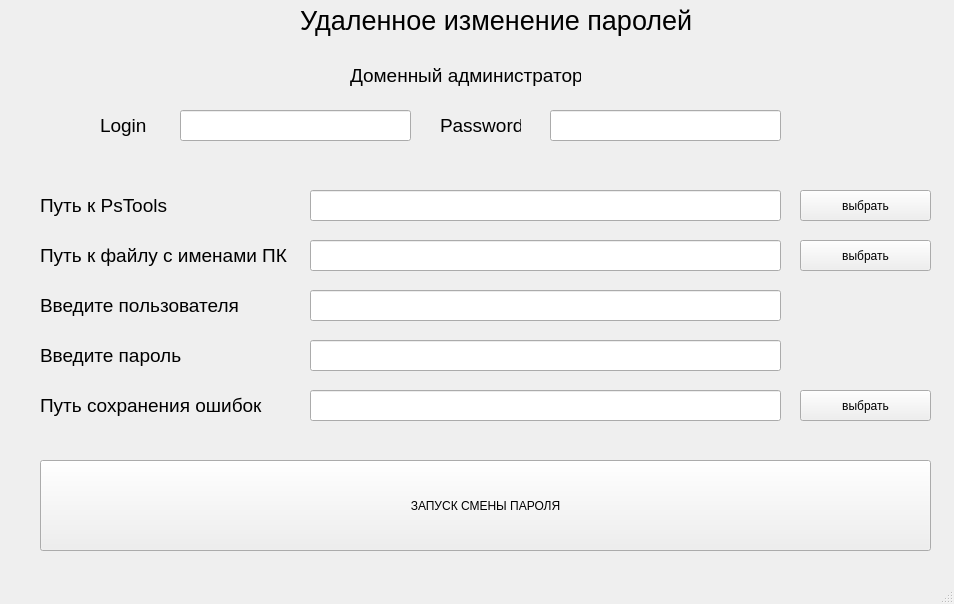
<?xml version="1.0" encoding="UTF-8"?>
<ui version="4.0">
 <class>RemoteInstall</class>
 <widget class="QMainWindow" name="RemoteInstall">
  <property name="geometry">
   <rect>
    <x>0</x>
    <y>0</y>
    <width>954</width>
    <height>604</height>
   </rect>
  </property>
  <property name="windowTitle">
   <string>MainWindow</string>
  </property>
  <widget class="QWidget" name="centralwidget">
   <widget class="QLabel" name="label">
    <property name="geometry">
     <rect>
      <x>300</x>
      <y>0</y>
      <width>411</width>
      <height>41</height>
     </rect>
    </property>
    <property name="font">
     <font>
      <pointsize>20</pointsize>
     </font>
    </property>
    <property name="text">
     <string>Удаленное изменение паролей</string>
    </property>
   </widget>
   <widget class="QLineEdit" name="lineEdit">
    <property name="geometry">
     <rect>
      <x>180</x>
      <y>110</y>
      <width>231</width>
      <height>31</height>
     </rect>
    </property>
   </widget>
   <widget class="QLineEdit" name="lineEdit_2">
    <property name="geometry">
     <rect>
      <x>550</x>
      <y>110</y>
      <width>231</width>
      <height>31</height>
     </rect>
    </property>
    <property name="echoMode">
     <enum>QLineEdit::Password</enum>
    </property>
   </widget>
   <widget class="QLabel" name="label_2">
    <property name="geometry">
     <rect>
      <x>100</x>
      <y>110</y>
      <width>51</width>
      <height>31</height>
     </rect>
    </property>
    <property name="font">
     <font>
      <pointsize>14</pointsize>
     </font>
    </property>
    <property name="text">
     <string>Login</string>
    </property>
   </widget>
   <widget class="QLabel" name="label_3">
    <property name="geometry">
     <rect>
      <x>440</x>
      <y>110</y>
      <width>81</width>
      <height>31</height>
     </rect>
    </property>
    <property name="font">
     <font>
      <pointsize>14</pointsize>
     </font>
    </property>
    <property name="text">
     <string>Password</string>
    </property>
   </widget>
   <widget class="QLineEdit" name="lineEdit_3">
    <property name="geometry">
     <rect>
      <x>310</x>
      <y>190</y>
      <width>471</width>
      <height>31</height>
     </rect>
    </property>
   </widget>
   <widget class="QLabel" name="label_4">
    <property name="geometry">
     <rect>
      <x>40</x>
      <y>190</y>
      <width>131</width>
      <height>31</height>
     </rect>
    </property>
    <property name="font">
     <font>
      <pointsize>14</pointsize>
     </font>
    </property>
    <property name="text">
     <string>Путь к PsTools</string>
    </property>
   </widget>
   <widget class="QLineEdit" name="lineEdit_4">
    <property name="geometry">
     <rect>
      <x>310</x>
      <y>240</y>
      <width>471</width>
      <height>31</height>
     </rect>
    </property>
   </widget>
   <widget class="QLabel" name="label_5">
    <property name="geometry">
     <rect>
      <x>40</x>
      <y>240</y>
      <width>251</width>
      <height>31</height>
     </rect>
    </property>
    <property name="font">
     <font>
      <pointsize>14</pointsize>
     </font>
    </property>
    <property name="text">
     <string>Путь к файлу с именами ПК</string>
    </property>
   </widget>
   <widget class="QPushButton" name="pushButton">
    <property name="geometry">
     <rect>
      <x>40</x>
      <y>460</y>
      <width>891</width>
      <height>91</height>
     </rect>
    </property>
    <property name="text">
     <string>ЗАПУСК СМЕНЫ ПАРОЛЯ</string>
    </property>
   </widget>
   <widget class="QLineEdit" name="lineEdit_5">
    <property name="geometry">
     <rect>
      <x>310</x>
      <y>290</y>
      <width>471</width>
      <height>31</height>
     </rect>
    </property>
   </widget>
   <widget class="QLabel" name="label_9">
    <property name="geometry">
     <rect>
      <x>40</x>
      <y>290</y>
      <width>201</width>
      <height>31</height>
     </rect>
    </property>
    <property name="font">
     <font>
      <pointsize>14</pointsize>
     </font>
    </property>
    <property name="text">
     <string>Введите пользователя</string>
    </property>
   </widget>
   <widget class="QPushButton" name="pushButton_2">
    <property name="geometry">
     <rect>
      <x>800</x>
      <y>190</y>
      <width>131</width>
      <height>31</height>
     </rect>
    </property>
    <property name="text">
     <string>выбрать</string>
    </property>
   </widget>
   <widget class="QPushButton" name="pushButton_3">
    <property name="geometry">
     <rect>
      <x>800</x>
      <y>240</y>
      <width>131</width>
      <height>31</height>
     </rect>
    </property>
    <property name="text">
     <string>выбрать</string>
    </property>
   </widget>
   <widget class="QLineEdit" name="lineEdit_6">
    <property name="geometry">
     <rect>
      <x>310</x>
      <y>340</y>
      <width>471</width>
      <height>31</height>
     </rect>
    </property>
   </widget>
   <widget class="QLabel" name="label_10">
    <property name="geometry">
     <rect>
      <x>40</x>
      <y>340</y>
      <width>201</width>
      <height>31</height>
     </rect>
    </property>
    <property name="font">
     <font>
      <pointsize>14</pointsize>
     </font>
    </property>
    <property name="text">
     <string>Введите пароль</string>
    </property>
   </widget>
   <widget class="QLabel" name="label_11">
    <property name="geometry">
     <rect>
      <x>350</x>
      <y>60</y>
      <width>231</width>
      <height>31</height>
     </rect>
    </property>
    <property name="font">
     <font>
      <pointsize>14</pointsize>
     </font>
    </property>
    <property name="text">
     <string>Доменный администратор</string>
    </property>
   </widget>
   <widget class="QLineEdit" name="lineEdit_7">
    <property name="geometry">
     <rect>
      <x>310</x>
      <y>390</y>
      <width>471</width>
      <height>31</height>
     </rect>
    </property>
   </widget>
   <widget class="QLabel" name="label_12">
    <property name="geometry">
     <rect>
      <x>40</x>
      <y>390</y>
      <width>251</width>
      <height>31</height>
     </rect>
    </property>
    <property name="font">
     <font>
      <pointsize>14</pointsize>
     </font>
    </property>
    <property name="text">
     <string>Путь сохранения ошибок</string>
    </property>
   </widget>
   <widget class="QPushButton" name="pushButton_4">
    <property name="geometry">
     <rect>
      <x>800</x>
      <y>390</y>
      <width>131</width>
      <height>31</height>
     </rect>
    </property>
    <property name="text">
     <string>выбрать</string>
    </property>
   </widget>
  </widget>
  <widget class="QMenuBar" name="menubar">
   <property name="geometry">
    <rect>
     <x>0</x>
     <y>0</y>
     <width>954</width>
     <height>21</height>
    </rect>
   </property>
  </widget>
  <widget class="QStatusBar" name="statusbar"/>
 </widget>
 <resources/>
 <connections/>
</ui>
